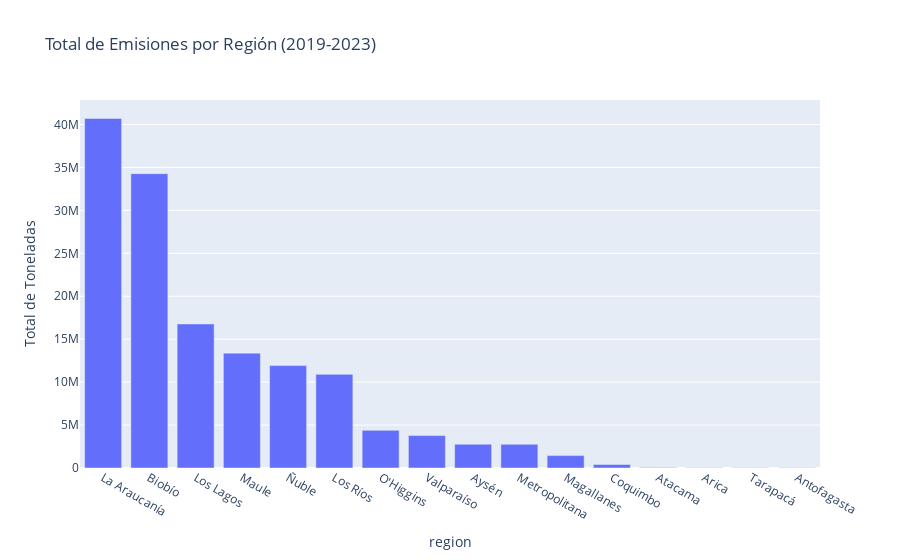

Notebook code for this chart:
### Markdown cell above
### Pregunta 3: ¿Qué regiones emiten más?

### Code cell
# Agrupamos por región
emisiones_por_region = df_total.groupby('region')['cantidad_toneladas'].sum().sort_values(ascending=False)

# Gráfico de barras
fig_region = px.bar(
    emisiones_por_region,
    x=emisiones_por_region.index,
    y='cantidad_toneladas',
    title='Total de Emisiones por Región (2019-2023)',
    labels={'cantidad_toneladas': 'Total de Toneladas', 'x': 'Región'}
)

fig_region.show()

### Figure 1 — Plotly figure (JSON) as saved in the notebook; plotly's stock layout.template omitted (floating-point values rounded to 4 significant figures)
{"data": [{"hovertemplate": "region=%{x}<br>Total de Toneladas=%{y}<extra></extra>", "legendgroup": "", "marker": {"color": "#636efa", "pattern": {"shape": ""}}, "name": "", "orientation": "v", "showlegend": false, "textposition": "auto", "type": "bar", "x": ["La Araucanía", "Biobío", "Los Lagos", "Maule", "Ñuble", "Los Ríos", "O'Higgins", "Valparaíso", "Aysén", "Metropolitana", "Magallanes", "Coquimbo", "Atacama", "Arica", "Tarapacá", "Antofagasta"], "xaxis": "x", "y": [40710000.0, 34280000.0, 16770000.0, 13380000.0, 11930000.0, 10900000.0, 4383000.0, 3774000.0, 2764000.0, 2754000.0, 1443000.0, 410400.0, 51220.0, 34420.0, 24760.0, 24170.0], "yaxis": "y"}], "layout": {"barmode": "relative", "legend": {"tracegroupgap": 0}, "title": {"text": "Total de Emisiones por Región (2019-2023)"}, "xaxis": {"anchor": "y", "domain": [0, 1], "title": {"text": "region"}}, "yaxis": {"anchor": "x", "domain": [0, 1], "title": {"text": "Total de Toneladas"}}}}
